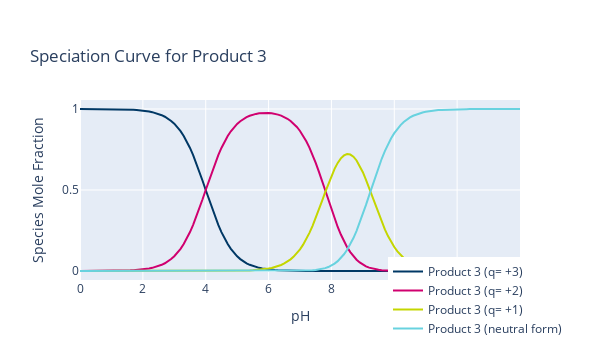
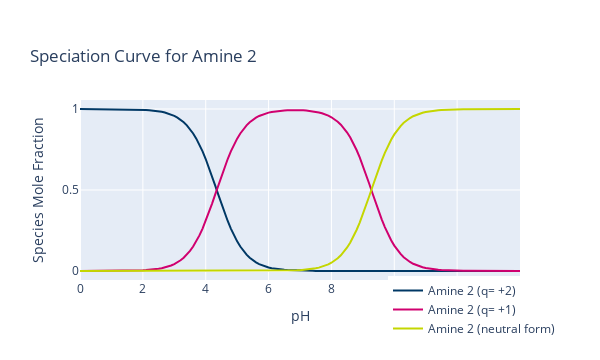
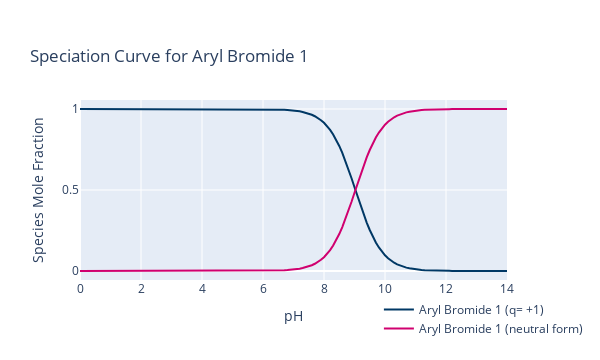

Here is the notebook cell these charts were saved with, in order:
### Markdown cell above
### Visualisations

We can loop over the compounds dictionary object to visualise Ionic form fractions (speciation) and fraction extracted for each compound, as well as the extraction efficiency in the defined phase (currently set to "Aqueous").

### Code cell
# generate speciation curves
for compound in compounds_panel_values.values():
    if compound.get('Isolate'):
        fig_1 = PlotSpecies(compound)
        display(fig_1)

    elif compound.get('Impurity'):
        fig_1 = PlotSpecies(compound)
        display(fig_1)

### Figure 1 — Plotly figure (JSON) as saved in the notebook; plotly's stock layout.template omitted (floating-point values rounded to 4 significant figures; data arrays with more than 128 entries replaced by an {"elided": "..."} marker saying what was removed)
{"data": [{"line": {"color": "#003865"}, "mode": "lines", "name": "Product 3 (q= +3)", "type": "scatter", "x": {"elided": "141 float values"}, "y": {"elided": "141 float values"}}, {"line": {"color": "#D0006F"}, "mode": "lines", "name": "Product 3 (q= +2)", "type": "scatter", "x": {"elided": "141 float values"}, "y": {"elided": "141 float values"}}, {"line": {"color": "#C4D600"}, "mode": "lines", "name": "Product 3 (q= +1)", "type": "scatter", "x": {"elided": "141 float values"}, "y": {"elided": "141 float values"}}, {"line": {"color": "#68D2DF"}, "mode": "lines", "name": "Product 3 (neutral form)", "type": "scatter", "x": {"elided": "141 float values"}, "y": {"elided": "141 float values"}}], "layout": {"height": 360, "legend": {"traceorder": "normal", "x": 0.7, "y": -0.35}, "title": {"text": "Speciation Curve for Product 3", "xanchor": "left", "yanchor": "top"}, "width": 600, "xaxis": {"autorange": true, "range": [0, 14], "tickmode": "array", "ticktext": ["0", "2", "4", "6", "8", "10", "12", "14"], "tickvals": [0, 2, 4, 6, 8, 10, 12, 14], "title": {"text": "pH"}, "type": "linear"}, "yaxis": {"autorange": true, "range": [-0.05555, 1.056], "title": {"text": "Species Mole Fraction"}, "type": "linear"}}}

### Figure 2 — Plotly figure (JSON) as saved in the notebook; plotly's stock layout.template omitted (floating-point values rounded to 4 significant figures; data arrays with more than 128 entries replaced by an {"elided": "..."} marker saying what was removed)
{"data": [{"line": {"color": "#003865"}, "mode": "lines", "name": "Amine 2 (q= +2)", "type": "scatter", "x": {"elided": "141 float values"}, "y": {"elided": "141 float values"}}, {"line": {"color": "#D0006F"}, "mode": "lines", "name": "Amine 2 (q= +1)", "type": "scatter", "x": {"elided": "141 float values"}, "y": {"elided": "141 float values"}}, {"line": {"color": "#C4D600"}, "mode": "lines", "name": "Amine 2 (neutral form)", "type": "scatter", "x": {"elided": "141 float values"}, "y": {"elided": "141 float values"}}], "layout": {"height": 360, "legend": {"traceorder": "normal", "x": 0.7, "y": -0.35}, "title": {"text": "Speciation Curve for Amine 2", "xanchor": "left", "yanchor": "top"}, "width": 600, "xaxis": {"autorange": true, "range": [0, 14], "tickmode": "array", "ticktext": ["0", "2", "4", "6", "8", "10", "12", "14"], "tickvals": [0, 2, 4, 6, 8, 10, 12, 14], "title": {"text": "pH"}, "type": "linear"}, "yaxis": {"autorange": true, "range": [-0.05555, 1.056], "title": {"text": "Species Mole Fraction"}, "type": "linear"}}}

### Figure 3 — Plotly figure (JSON) as saved in the notebook; plotly's stock layout.template omitted (floating-point values rounded to 4 significant figures; data arrays with more than 128 entries replaced by an {"elided": "..."} marker saying what was removed)
{"data": [{"line": {"color": "#003865"}, "mode": "lines", "name": "Aryl Bromide 1 (q= +1)", "type": "scatter", "x": {"elided": "141 float values"}, "y": {"elided": "141 float values"}}, {"line": {"color": "#D0006F"}, "mode": "lines", "name": "Aryl Bromide 1 (neutral form)", "type": "scatter", "x": {"elided": "141 float values"}, "y": {"elided": "141 float values"}}], "layout": {"height": 360, "legend": {"traceorder": "normal", "x": 0.7, "y": -0.35}, "title": {"text": "Speciation Curve for Aryl Bromide 1", "xanchor": "left", "yanchor": "top"}, "width": 600, "xaxis": {"autorange": true, "range": [0, 14], "tickmode": "array", "ticktext": ["0", "2", "4", "6", "8", "10", "12", "14"], "tickvals": [0, 2, 4, 6, 8, 10, 12, 14], "title": {"text": "pH"}, "type": "linear"}, "yaxis": {"autorange": true, "range": [-0.05556, 1.056], "title": {"text": "Species Mole Fraction"}, "type": "linear"}}}
